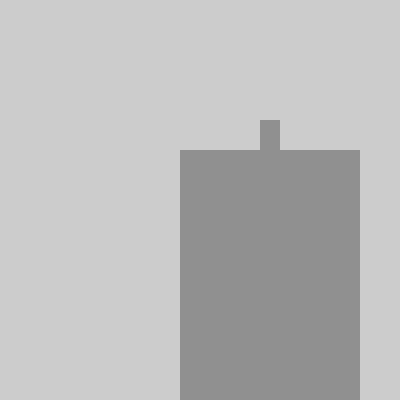
Frame 1 (no input)
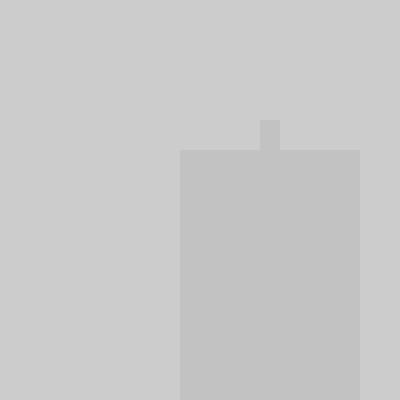
Frame 60 (the mouse pressed at the canvas centre just before this capture)
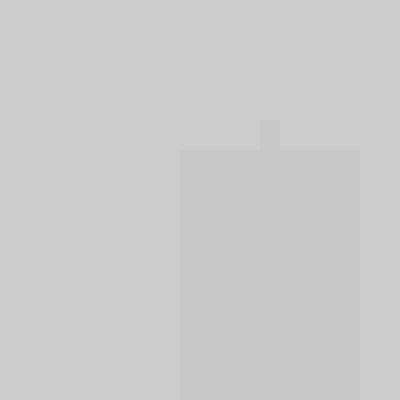
Frame 120 (the mouse held since frame 60 and released just before this capture)

The Processing sketch that drew these frames (run headless with seeded random() and noise(); from frame 60 on, the mouse is pressed at the canvas centre):

// Processing sketch: processing_88879
// ── processing_88879.pde

void setup() {

  size (400, 400);
 

}

void draw() {
  int m = millis();
  noStroke();
  fill(m % 255);
  rect (260, 120, 20,30);  
  rect (180,150, 180, 250);
}
